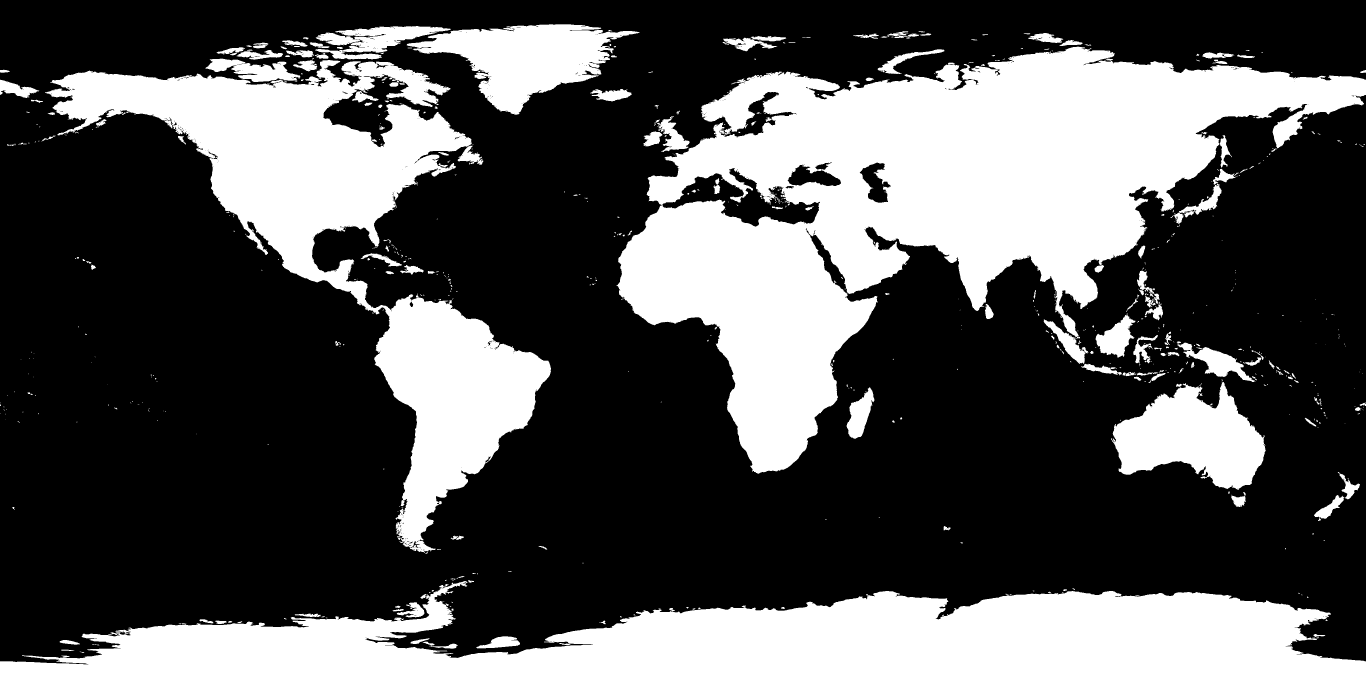
#> input picture pencil_timelapse/assets/land.png, 4096 x 2048 px (shown at 1/3 size)
$ python -i animals.py   (imports and definitions only)   (older library calls are emulated)
#> lines starting #> are read from the running program, lines starting #| are printed output that depends on the picture; after the words box and inside, x2 and y2 are one past the last pixel; in counts of white or black regions, pixels touching at a corner belong together
#> further down, picture is the input picture: shape (2048, 4096, 3); 33.5% white; 717 white regions (431 under 20 px), largest, box (x1, y1, x2, y2) and area: (1849, 140, 4096, 1421) 1156820, (0, 1743, 4096, 2048) 778223, (136, 180, 1653, 1658) 560599
### pencil_timelapse/analysis.py
"""Computer-vision primitives used to plan a plausible drawing order.

Everything here is deterministic: the same inputs and seed always give the
same strokes, regions and timings.
"""

from __future__ import annotations

import math
from dataclasses import dataclass, field
from typing import List, Optional, Sequence, Tuple

import cv2
import numpy as np

F32 = np.float32


# --------------------------------------------------------------------------- small helpers

def smoothstep(x: np.ndarray) -> np.ndarray:
    x = np.clip(x, 0.0, 1.0)
    return x * x * (3.0 - 2.0 * x)


def ramp(x: np.ndarray, lo: float, hi: float) -> np.ndarray:
    return smoothstep((x - lo) / max(hi - lo, 1e-6))


def blur(img: np.ndarray, sigma: float) -> np.ndarray:
    if sigma <= 0:
        return img
    return cv2.GaussianBlur(img, (0, 0), sigma, borderType=cv2.BORDER_REFLECT)


# [60 lines left out: functions robust_max, smooth_noise, uniformize, resize_to, orientation_field, not called in this run]


def rotate_field(vx: np.ndarray, vy: np.ndarray, degrees: float) -> Tuple[np.ndarray, np.ndarray]:
    c, s = math.cos(math.radians(degrees)), math.sin(math.radians(degrees))
    return (vx * c - vy * s).astype(F32), (vx * s + vy * c).astype(F32)


# [469 lines left out: functions line_integral_convolution, line_mask, thin, extract_strokes, polyline_length, smooth_polyline and 11 more, not called in this run]


# --------------------------------------------------------------------------- focus

@dataclass
class Focus:
    """Where the eye of the viewer (and the artist) goes first."""

    centre: Tuple[float, float]
    points: List[Tuple[float, float]]
    method: str
    face: Optional[Tuple[int, int, int, int]] = None
    eyes: List[Tuple[int, int, int, int]] = field(default_factory=list)

    # [80 lines left out: functions to_dict, _cascade, detect_focus, not called in this run]

### pencil_timelapse/animals.py
"""Animal videos: each animal is drawn in pencil from the user's photo while
its facts are written beside it and its narration plays; the video moves on to
the next animal only when the drawing is done, all of its facts have been
shown and its narration has ended.

Each scene is staged like a real drawing session: the animal itself is drawn
first on blank paper in a close-up that follows the pencil, then the scenery
around it; the facts appear as handwriting next to numbered badges, numbers in
them get a highlighter stroke, the name is written (and underlined) when the
drawing is done, and the pencil is heard scratching the paper. Around the
animals: an intro hook, a closing gallery of every drawing and a like /
subscribe / comment ending (see :mod:`showtime`).

Usage:  python -m pencil_timelapse.animals animals.json -o animals.mp4
"""

from __future__ import annotations

import argparse
import json
import math
import os
import re
import shutil
import sys
import tempfile
import time
from dataclasses import dataclass, field
from typing import Callable, Iterator, List, Optional, Tuple

import cv2
import numpy as np
from PIL import Image, ImageDraw

from . import analysis as A
from . import music as MU
from .config import RenderConfig
from .encoder import FFmpegWriter
from .errors import InputError, PencilError
from .imaging import load_image, to_uint8
from .media import SAMPLE_RATE, decode_audio, write_wav
from .pencil import PencilRig, make_pencil
from .pipeline import plan_animation
from .players import (HAND_FONTS, PLAIN_FONTS, _add_soundtrack, _font, _has_glyphs, compose,
                      make_layout, prepare_portrait)
from .renderer import FrameRenderer
from .showtime import (BOLD_FONTS, INK, Clip, ShowOptions, Sprite, _f, _phase, _rgb255, _u8, back,
                       intro_clip, outro_clip, smooth, sound_track, sweep_clip, text_sprite,
                       zoom_view)
from .sketch import PAPER, graphite_drawing

F32 = np.float32
ProgressFn = Callable[[float, str], None]
Box = Tuple[int, int, int, int]
MUTED = (0.45, 0.43, 0.4)
HIGHLIGHT = (1.0, 0.84, 0.25)
QUESTION = "Which animal should I draw next?"
# Numbers (with their unit) get a highlighter stroke: "8 kilometres", "40,000", "270 độ".
NUMBER = re.compile(r"\d[\d.,]*\d|\d")
UNIT = re.compile(r"\s?(%|°|km/h|mph|km|kilometres?|kilometers?|metres?|meters?|kg|tonnes?|tons?|"
                  r"cm|mm|m|years?|days?|hours?|degrees?|độ|tấn|năm|mét|giờ|ngày|tuổi)(?!\w)",
                  re.IGNORECASE)

NAME_TIME = 1.7  # to write and underline the name
END_HOLD = 0.9


@dataclass
class Animal:
    name: str
    photo: str  # path to the user's photo
    facts: List[str] = field(default_factory=list)
    voice: Optional[str] = None  # optional narration, from the moment the drawing starts


@dataclass
class AnimalsResult:
    output_path: str
    image_path: str  # the closing gallery
    duration: float
    animals: List[str]
    elapsed: float
    warnings: List[str] = field(default_factory=list)


@dataclass
class SceneLayout:
    draw_box: Box  # where the animal is drawn
    head: Tuple[int, int]  # top-left of the "#2 / 5" line
    name: Tuple[int, int]  # top-left of the name
    facts: Box  # where the facts are written
    name_size: int
    fact_size: int


# [18 lines left out: function scene_layout, not called in this run]


def write_seconds(text: str) -> float:
    """How long the pencil takes to write ``text``."""
    return float(np.clip(0.045 * len(text), 0.4, 2.0))


def reading_seconds(fact: str) -> float:
    """How long a fact is the newest on screen: the pencil writes it, then it is read."""
    return max(2.5, 1.2 + 0.38 * len(fact.split()), 0.9 + 1.15 * write_seconds(fact) + 1.1)


# [13 lines left out: functions _paper, _hand, not called in this run]


@dataclass
class _Text:
    sprite: Sprite
    ink: Tuple[float, float]  # where the writing starts and ends, from the sprite's left
    spans: List[Tuple[float, float]]  # numbers to highlight, from the sprite's left


# [107 lines left out: functions _text, _wrap, _render, _badge, _underline, _marker and 1 more, not called in this run]


# --------------------------------------------------------------------------- the text

@dataclass
class _Line:
    words: str
    text: _Text
    x: int
    y: int


@dataclass
class _Fact:
    badge: Sprite
    at: Tuple[int, int]  # badge top-left
    lines: List[_Line]
    page: int


# [28 lines left out: functions _facts, _timings, not called in this run]


def _done(t: float, t0: float, t1: float) -> float:
    return min(max((t - t0) / max(t1 - t0, 1e-6), 0.0), 1.0)


# [7 lines left out: function _written, not called in this run]


class _SceneText:
    """Everything written beside an animal, as a function of the scene's time.

    The facts are written from the first stroke of the drawing (and with the
    narration), each with a numbered badge and its numbers highlighted. The
    name is written when the drawing is done if the audience is asked to
    guess, otherwise first.
    """

    # [96 lines left out: functions __init__, paint, _finished_clip, not called in this run]


# --------------------------------------------------------------------------- drawing

def _animal_mask(photo: np.ndarray) -> Optional[np.ndarray]:
    """Soft mask of the animal (the main subject, near the middle) so it can be
    drawn before the scenery; None when it cannot be told apart."""
    h, w = photo.shape[:2]
#> h = 2048; w = 4096
    s = min(1.0, 400.0 / max(h, w))
#> s = 0.0977
    small = cv2.resize(photo, (max(8, int(w * s)), max(8, int(h * s))), interpolation=cv2.INTER_AREA)
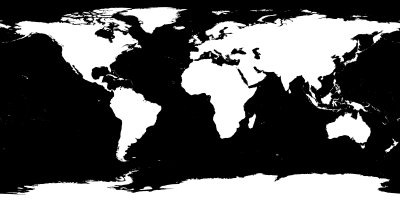
#> small: shape (200, 400, 3); min 0, max 255, mean 85.6
    sh, sw = small.shape[:2]
#> sh = 200; sw = 400
    mask = np.zeros((sh, sw), np.uint8)
    rect = (int(0.06 * sw), int(0.06 * sh), int(0.88 * sw), int(0.9 * sh))
#> rect = (24, 12, 352, 180)
    bgd, fgd = np.zeros((1, 65), np.float64), np.zeros((1, 65), np.float64)
    try:
        cv2.grabCut(cv2.convertScaleAbs(small[..., ::-1], alpha=255.0), mask, rect, bgd, fgd, 5,
                    cv2.GC_INIT_WITH_RECT)
    except cv2.error:
        return None
    found = np.isin(mask, (cv2.GC_FGD, cv2.GC_PR_FGD)).astype(np.uint8)
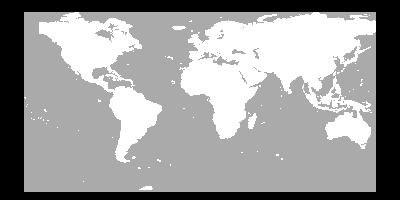
#> mask: shape (200, 400); min 0, max 3, mean 1.83; drawn with min black and max white
    found = cv2.morphologyEx(found, cv2.MORPH_OPEN, np.ones((5, 5), np.uint8))
    count, labels, stats, _ = cv2.connectedComponentsWithStats(found)
#> count = 12
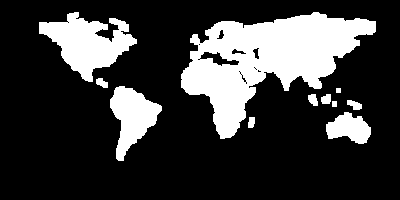
#> found: shape (200, 400); values 0 (black) and 1 (white), 23% white; 11 white regions, largest, box (x1, y1, x2, y2) and area: (181, 12, 376, 139) 11482, (39, 12, 137, 82) 3414, (110, 86, 162, 161) 2057
    if count < 2:
        return None
    found = (labels == 1 + int(np.argmax(stats[1:, cv2.CC_STAT_AREA]))).astype(np.uint8)
    flood = np.pad(1 - found, 1, constant_values=1)
    cv2.floodFill(flood, None, (0, 0), 2)
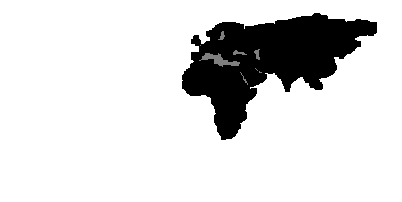
#> flood: shape (202, 402); min 0, max 2, mean 1.71; drawn with min black and max white
    found[flood[1:-1, 1:-1] == 1] = 1
    if not 0.06 <= float(found.mean()) <= 0.8:
        return None
    k = max(3, int(0.03 * max(sh, sw))) | 1
#> k = 13
    found = cv2.dilate(found, cv2.getStructuringElement(cv2.MORPH_ELLIPSE, (k, k)))
    soft = A.blur(found.astype(F32), 0.015 * max(sh, sw) + 0.5)
    return cv2.resize(soft, (w, h), interpolation=cv2.INTER_LINEAR)


# [329 lines left out: functions _camera, _close_up, _moved, render_parts, render_animals, load_script and 1 more, not called in this run]


# [2 lines not run here, left out]

>>> import cv2
>>> picture = cv2.imread('assets/land.png')
>>> result = _animal_mask(picture)
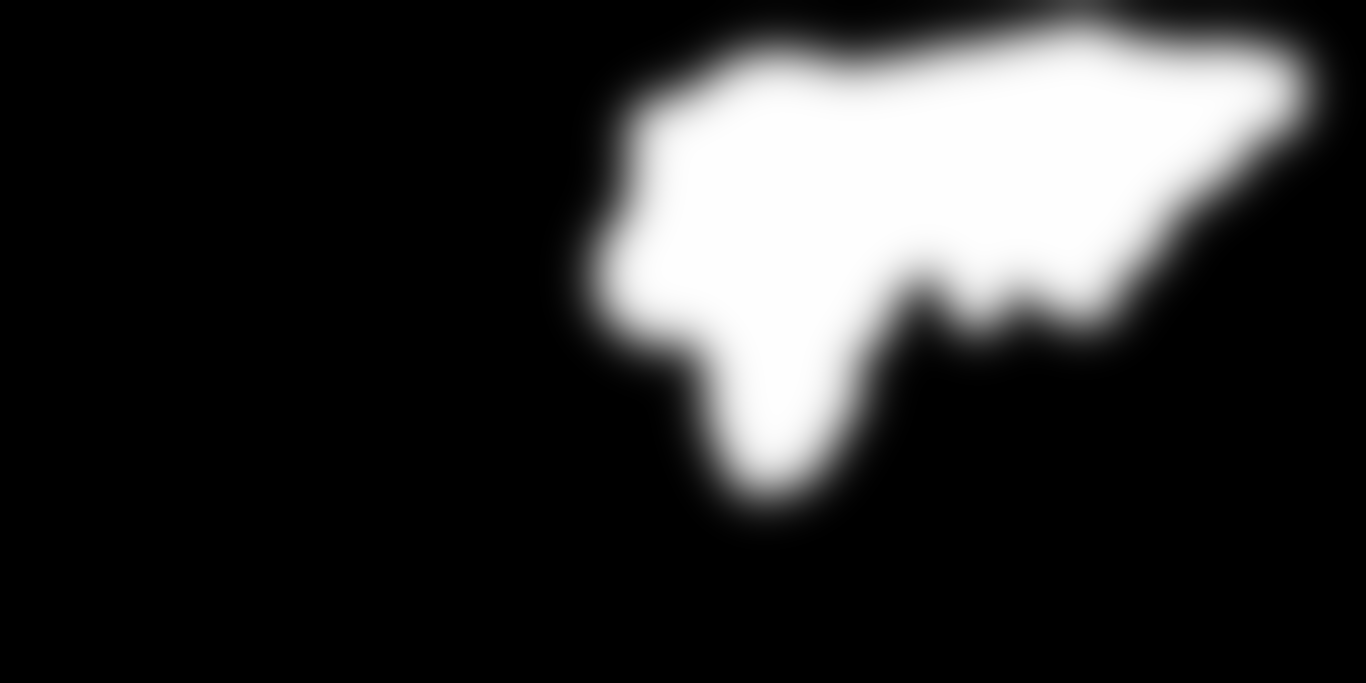
#> result: shape (2048, 4096) float32 (shown at 1/3 size); min 0, max 1, mean 0.197
